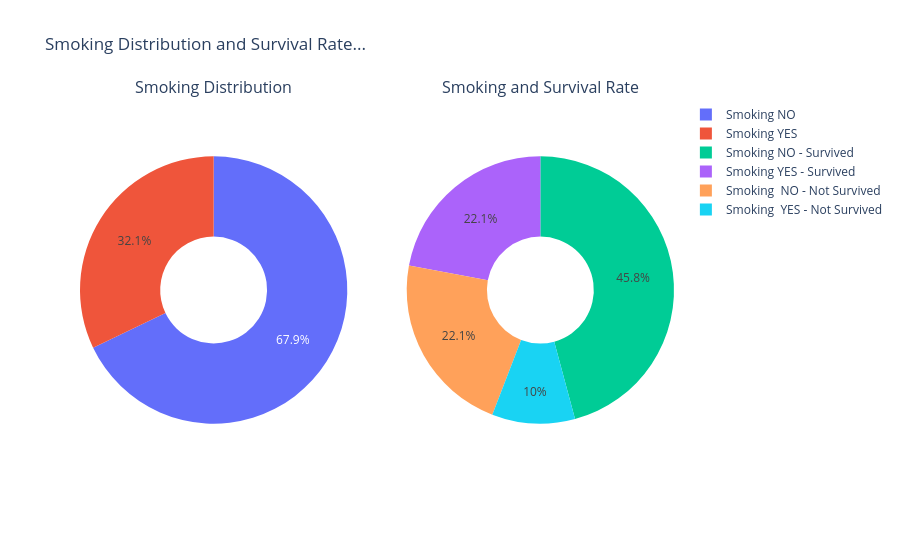

The notebook cell saved with this chart:
### Code cell
# Create subplots: use 'domain' type for Pie subplot
fig = make_subplots(rows=1, cols=2, specs=[[{'type':'domain'}, {'type':'domain'}]], 
                    subplot_titles=['Smoking Distribution', 'Smoking and Survival Rate'])

labels1 = ["Smoking YES", "Smoking NO"]
values1 = [len(smoking_yes), len(smoking_no)]

labels2 = ['Smoking YES - Survived','Smoking  YES - Not Survived', 'Smoking NO - Survived',
           'Smoking  NO - Not Survived']
values2 = [len(smoking_yes_survived), len(smoking_yes_not_survived),
          len(smoking_no_survived), len(smoking_no_not_survived)]

fig.add_trace(go.Pie(labels=labels1, values=values1, name="Distribution of Smoking"), 1, 1)
fig.add_trace(go.Pie(labels=labels2, values=values2, name='Smoking & Survival'), 1, 2)

# Use `hole` to create a donut-like pie chart
fig.update_traces(hole=.4, hoverinfo="label+percent+name")

fig.update_layout(title_text="Smoking Distribution and Survival Rate...")

fig.show()

### Figure 1 — Plotly figure (JSON) as saved in the notebook; plotly's stock layout.template omitted (floating-point values rounded to 4 significant figures)
{"data": [{"domain": {"x": [0, 0.45], "y": [0, 1]}, "hole": 0.4, "hoverinfo": "label+percent+name", "labels": ["Smoking YES", "Smoking NO"], "name": "Distribution of Smoking", "type": "pie", "values": [96, 203]}, {"domain": {"x": [0.55, 1], "y": [0, 1]}, "hole": 0.4, "hoverinfo": "label+percent+name", "labels": ["Smoking YES - Survived", "Smoking  YES - Not Survived", "Smoking NO - Survived", "Smoking  NO - Not Survived"], "name": "Smoking & Survival", "type": "pie", "values": [66, 30, 137, 66]}], "layout": {"annotations": [{"font": {"size": 16}, "showarrow": false, "text": "Smoking Distribution", "x": 0.225, "xanchor": "center", "xref": "paper", "y": 1, "yanchor": "bottom", "yref": "paper"}, {"font": {"size": 16}, "showarrow": false, "text": "Smoking and Survival Rate", "x": 0.775, "xanchor": "center", "xref": "paper", "y": 1, "yanchor": "bottom", "yref": "paper"}], "autosize": true, "title": {"text": "Smoking Distribution and Survival Rate..."}}}
